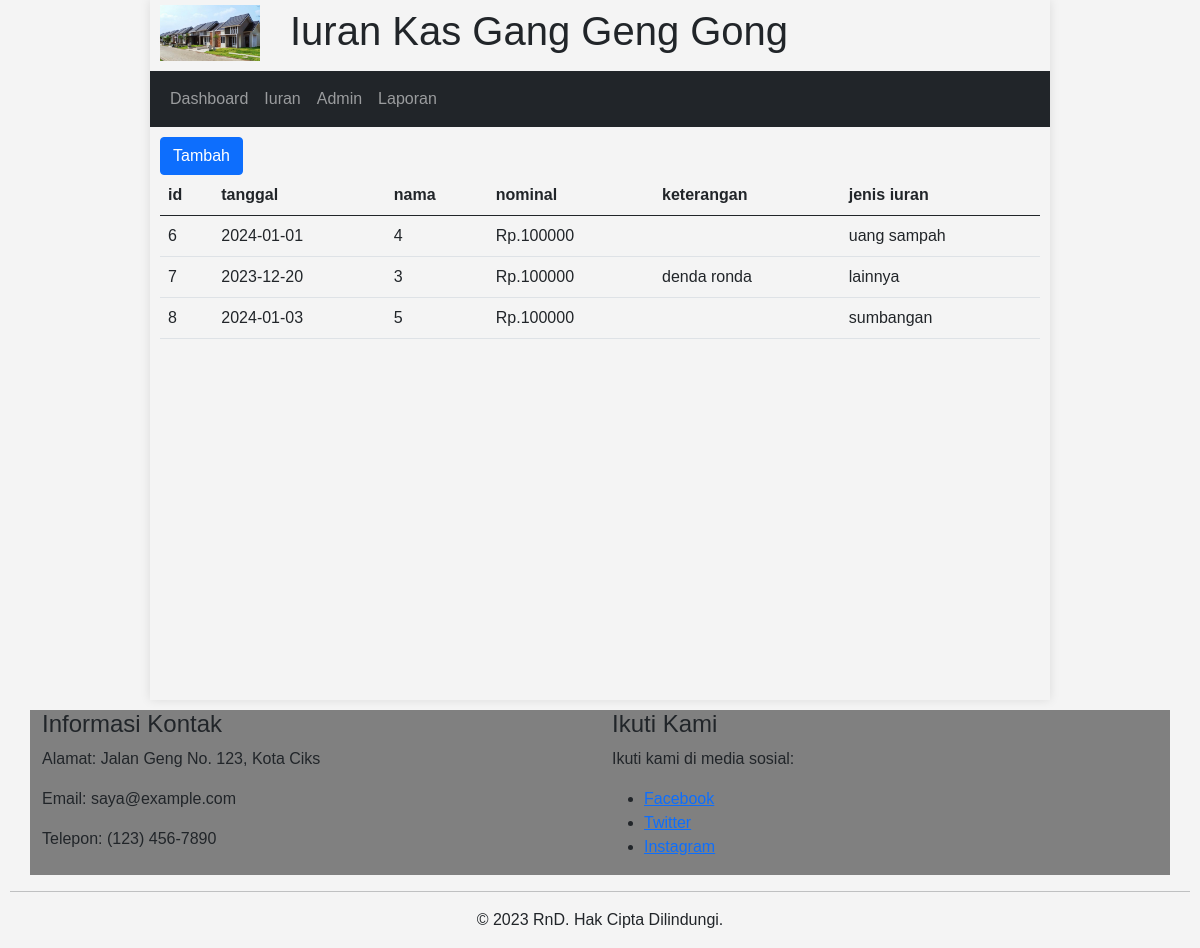
Page /iuran.php on the committed database.
### tables this page shows
CREATE TABLE `iuran` (
  `id` int(11) NOT NULL,
  `tanggal` date NOT NULL,
  `warga_id` int(11) NOT NULL,
  `nominal` decimal(10,0) NOT NULL,
  `keterangan` text NOT NULL,
  `jenis_iuran` varchar(100) NOT NULL
);

### includes/function.php (called while the page is built, shortened)
<?php
$conn = mysqli_connect("localhost", "root","","db_uas");
function query($query){
    global $conn;
    $result = mysqli_query($conn,$query);
    $rows =[];
    while( $row = mysqli_fetch_assoc($result) ) {
		$rows[] = $row;
	}
	return $rows;
}
?>

### public/iuran.php (the view, shortened to what this page needs)
<?php
require "../includes/function.php";
$result = query('SELECT * FROM iuran');
$jenis_result = query('SELECT * FROM jenis');
?>
<!DOCTYPE html>
<html lang="en">
<head>
    <link href="https://cdn.jsdelivr.net/npm/bootstrap@5.0.2/dist/css/bootstrap.min.css" rel="stylesheet"
>
    <link rel="stylesheet" href="../assets/css/index.css">
</head>
<body>
    <div id="container">
        <?php require '../templates/header.php' ?>
        <?php require '../templates/navigasi.php' ?>
        <div id="main">
            <button type="button" class="btn btn-primary" data-bs-toggle="modal" data-bs-target="#exampleModal">
                Tambah
            </button>
            <table class="table table-hover">
                <thead>
                    <tr>
                        <th scope="col">id</th>
                        <th scope="col">tanggal</th>
                        <th scope="col">nama</th>
                        <th scope="col">nominal</th>
                        <th scope="col">keterangan</th>
                        <th scope="col">jenis iuran</th>
                    </tr>
                </thead>
                <tbody>
                    <?php if ($result): ?>
                    <?php foreach ($result as $row): ?>
                    <tr>
                        <td><?= $row['id']; ?></td>
                        <td><?= $row['tanggal']; ?></td>
                        <td><?= $row['warga_id']; ?></td>
                        <td>Rp.<?= $row['nominal']; ?></td>
                        <td><?= $row['keterangan']; ?></td>
                        <td><?= $row['jenis_iuran']; ?></td>
                    </tr>
                    <?php endforeach; else: ?>
                    <tr>
                        <td colspan="1">Belum ada data</td>
                    </tr>
                    <?php endif; ?>
                </tbody>
            </table>
        </div>
    </div>
    <?php require '../templates/footer.php' ?>
</body>
</html>

### templates/header.php
<header class="d-flex">
    <img src="../assets/image/rumah.jpg" alt="" style="width: 100px; margin:5px 30px 10px 10px;" >
    <h1 style="margin: 7px 0 0 0">Iuran Kas Gang Geng Gong</h1>
</header>

### templates/navigasi.php (shortened to what this page needs)
<nav class="navbar navbar-expand-lg navbar-dark bg-dark">
    <div class="container-fluid">
        <div class="collapse navbar-collapse" id="navbarNav">
            <ul class="navbar-nav ml-auto">
                <li class="nav-item active">
                    <a class="nav-link" href="index.php">Dashboard</a>
                </li>
                <li class="nav-item">
                    <a class="nav-link" href="iuran.php">Iuran</a>
                </li>
                <li class="nav-item">
                    <a class="nav-link" href="admin.php">Admin</a>
                </li>
                <li class="nav-item">
                    <a class="nav-link" href="#">Laporan</a>
                </li>
            </ul>
        </div>
    </div>
</nav>

### templates/footer.php
<footer style="margin: 10px;">
    <div class="container" style="background-color:grey;">
        <div class="row">
            <div class="col-md-6">
                <h4>Informasi Kontak</h4>
                <p>Alamat: Jalan Geng No. 123, Kota Ciks</p>
                <p>Email: saya@example.com</p>
                <p>Telepon: (123) 456-7890</p>
            </div>
            <div class="col-md-6">
                <h4>Ikuti Kami</h4>
                <p>Ikuti kami di media sosial:</p>
                <ul>
                    <li><a href="#">Facebook</a></li>
                    <li><a href="#">Twitter</a></li>
                    <li><a href="#">Instagram</a></li>
                </ul>
            </div>
        </div>
    </div>
    <hr>
    <p class="text-center">© 2023 RnD. Hak Cipta Dilindungi.</p>
</footer>

### assets/css/index.css (style rules this page uses)
body { font-family: Arial, sans-serif; background-color: #f4f4f4; margin: 0; padding: 0; }
#container { height: 700px; width: 900px; margin: auto; box-shadow: 0 0 10px rgba(0, 0, 0, 0.1); }
#main { display: block; margin: 10px; }
table { margin: auto; }

### rows in the picture
iuran: id "6", tanggal "2024-01-01", warga "4", nominal "100000", jenis_iuran "uang sampah"
iuran: id "7", tanggal "2023-12-20", warga "3", nominal "100000", keterangan "denda ronda", jenis_iuran "lainnya"
iuran: id "8", tanggal "2024-01-03", warga "5", nominal "100000", jenis_iuran "sumbangan"
